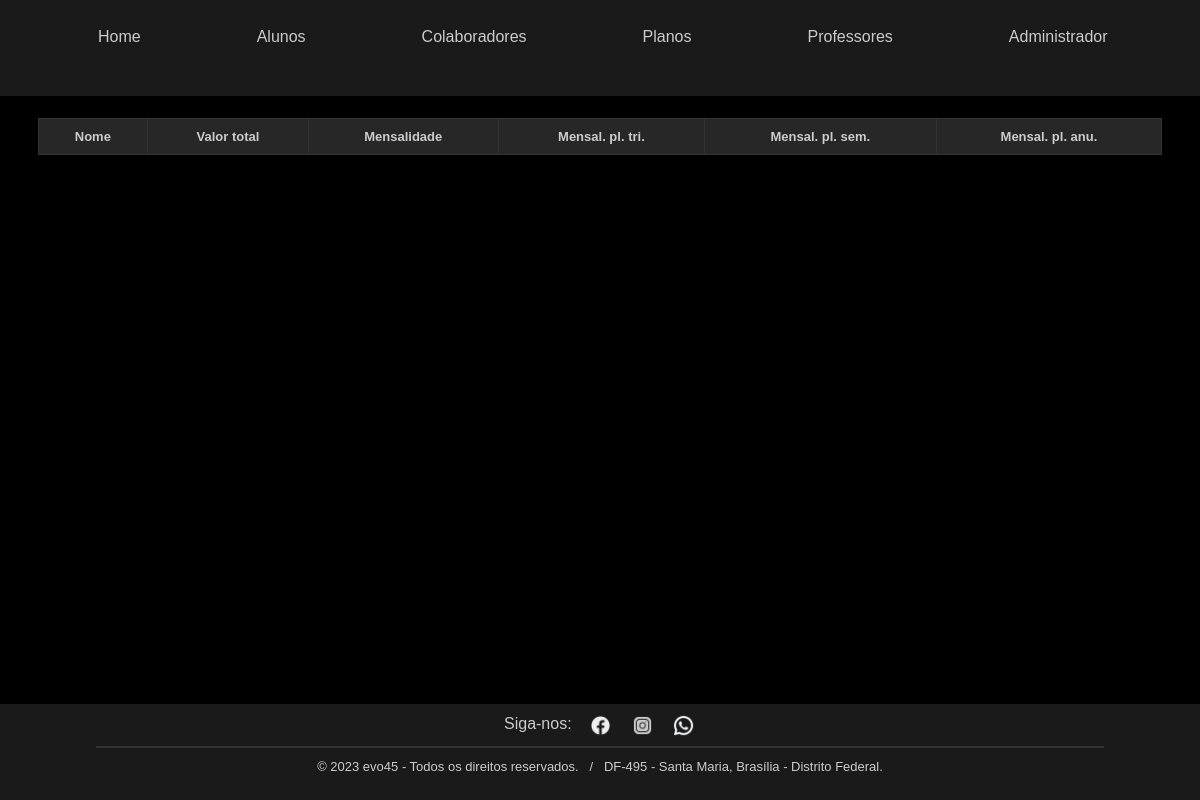
Page /php/planos_lista.php on the earlier database version.
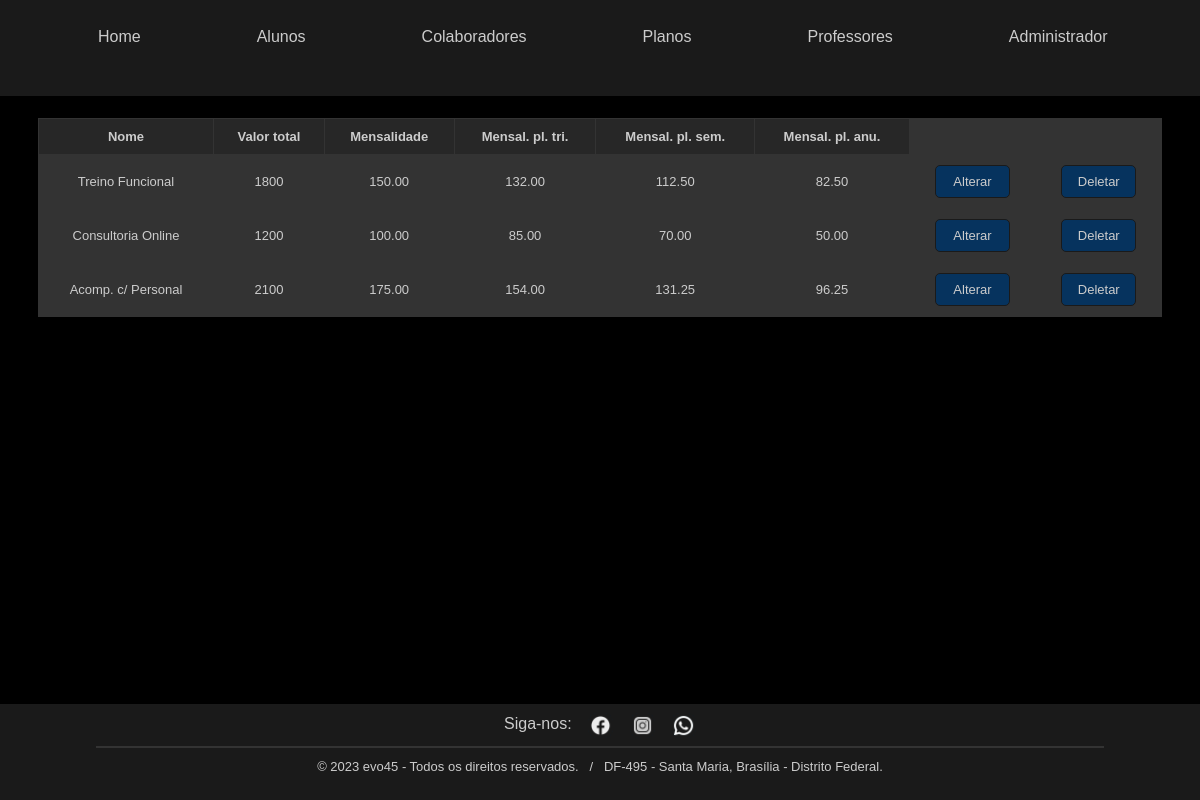
Same page on the later database version.
### tables this page shows
CREATE TABLE `planos` (
  `ID` int(2) NOT NULL AUTO_INCREMENT,
  `nom` varchar(30) NOT NULL,
  `val` double NOT NULL,
  `dvm` int(2) NOT NULL,
  `dvt` int(2) NOT NULL,
  `dvs` int(2) NOT NULL,
  `dva` int(2) NOT NULL,
  PRIMARY KEY (`ID`)
);

### php/planos_lista.php (the view, shortened to what this page needs)
<!DOCTYPE html>
<html lang="pt-br">
    <head>
        <?php
            include 'repetition.php';
            echo $head;
        ?>
    </head>
    <body>
        <?php echo $header;?>
        <?php
            $con=mysqli_connect("localhost","root","","evo45");
           $result = mysqli_query($con,"SELECT * FROM planos");
        ?>
        <div class="table-container">
	   		<table>
		   		<thead>
		   			<th>Nome</th>
		   			<th>Valor total</th>
                    <th>Mensalidade</th>
		   			<th>Mensal. pl. tri.</th>
		   			<th>Mensal. pl. sem.</th>
		   			<th>Mensal. pl. anu.</th>
		   		</thead>
		       	<?php while($row = mysqli_fetch_array($result)){ $val = $row['val'];?>
					<tr style="text-align: center">
						<td><?php echo $row['nom']; ?></td>
						<td><?php echo $row['val']; ?></td>
						<td><?php
								echo number_format(
										($val-(
											$val*(
												$row['dvm']!= 0? $row['dvm']/100: 0
											)
										)
									)/12, 2
								);
							?></td>
			            <td><?php echo number_format(($val-($val*($row['dvt']/100)))/12, 2); ?></td>
			            <td><?php echo number_format(($val-($val*($row['dvs']/100)))/12, 2); ?></td>
				        <td><?php echo number_format(($val-($val*($row['dva']/100)))/12, 2); ?></td>
						<td>
							<form action="./plano_form_alt.php" method="POST">
                                <button type="submit" name="btn_alt" value="ok">Alterar</button>
							</form>
						</td>
                        <td>
							<form action="./plano_dlt.php" method="POST">
                                <button type="submit" name="btn_del" value="ok">Deletar</button>
							</form>
						</td>
					</tr>
				<?php } mysqli_close($con);?>
	    	</table>
		</div>
        <?php echo $footer;?>
    </body>
</html>

Differences in the rows shown:
added planos: nom "Treino Funcional", val "1800", val+dvm "150.00", ($val-($val*($row['dvt']/100)))/12 "132.00", ($val-($val*($row['dvs']/100)))/12 "112.50", ($val-($val*($row['dva']/100)))/12 "82.50"
added planos: nom "Consultoria Online", val "1200", val+dvm "100.00", ($val-($val*($row['dvt']/100)))/12 "85.00", ($val-($val*($row['dvs']/100)))/12 "70.00", ($val-($val*($row['dva']/100)))/12 "50.00"
added planos: nom "Acomp. c/ Personal", val "2100", val+dvm "175.00", ($val-($val*($row['dvt']/100)))/12 "154.00", ($val-($val*($row['dvs']/100)))/12 "131.25", ($val-($val*($row['dva']/100)))/12 "96.25"
